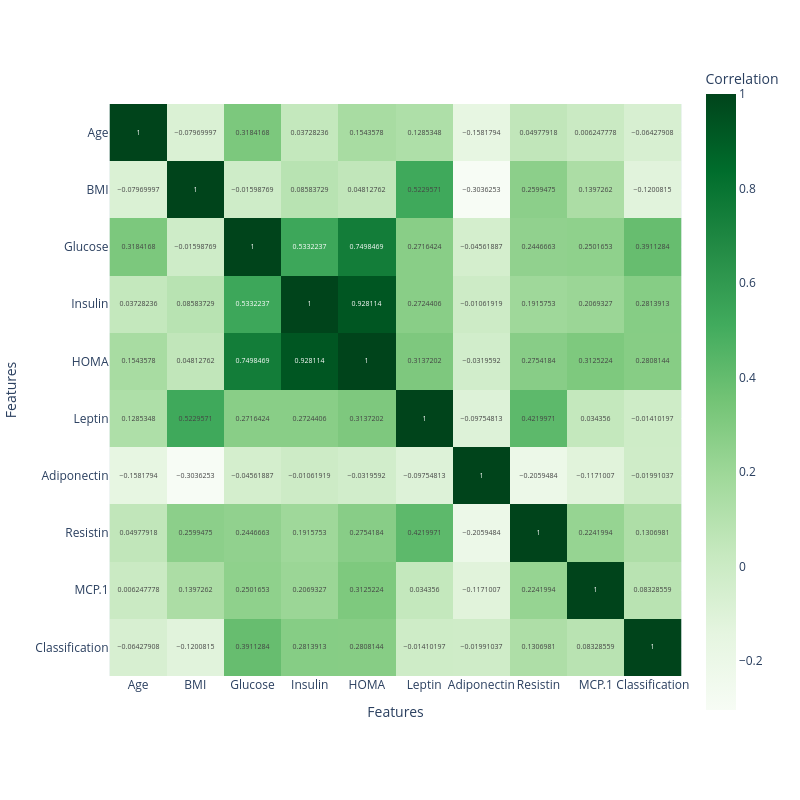

Here is the notebook cell this chart was saved with:
### Markdown cell above
##### Correlation heatmap

### Code cell
# Correlation Matrix Heatmap
# Visualizes pairwise correlations between all features
feature_names = [f for f in train_data.columns]
X = np.array([train_data[f].to_numpy() for f in feature_names])
corr_matrix = np.corrcoef(X)

fig = px.imshow(
    corr_matrix,
    text_auto=True,
    labels=dict(x="Features", y="Features", color="Correlation"),
    x=feature_names,
    y=feature_names,
    width=800,
    height=800,
    color_continuous_scale='Greens'
)
fig.show()

### Figure 1 — Plotly figure (JSON) as saved in the notebook; plotly's stock layout.template omitted (floating-point values rounded to 4 significant figures)
{"data": [{"coloraxis": "coloraxis", "hovertemplate": "Features: %{x}<br>Features: %{y}<br>Correlation: %{z}<extra></extra>", "name": "0", "texttemplate": "%{z}", "type": "heatmap", "x": ["Age", "BMI", "Glucose", "Insulin", "HOMA", "Leptin", "Adiponectin", "Resistin", "MCP.1", "Classification"], "xaxis": "x", "y": ["Age", "BMI", "Glucose", "Insulin", "HOMA", "Leptin", "Adiponectin", "Resistin", "MCP.1", "Classification"], "yaxis": "y", "z": [[1.0, -0.0797, 0.3184, 0.03728, 0.1544, 0.1285, -0.1582, 0.04978, 0.006248, -0.06428], [-0.0797, 1.0, -0.01599, 0.08584, 0.04813, 0.523, -0.3036, 0.2599, 0.1397, -0.1201], [0.3184, -0.01599, 1.0, 0.5332, 0.7498, 0.2716, -0.04562, 0.2447, 0.2502, 0.3911], [0.03728, 0.08584, 0.5332, 1.0, 0.9281, 0.2724, -0.01062, 0.1916, 0.2069, 0.2814], [0.1544, 0.04813, 0.7498, 0.9281, 1.0, 0.3137, -0.03196, 0.2754, 0.3125, 0.2808], [0.1285, 0.523, 0.2716, 0.2724, 0.3137, 1.0, -0.09755, 0.422, 0.03436, -0.0141], [-0.1582, -0.3036, -0.04562, -0.01062, -0.03196, -0.09755, 1.0, -0.2059, -0.1171, -0.01991], [0.04978, 0.2599, 0.2447, 0.1916, 0.2754, 0.422, -0.2059, 1.0, 0.2242, 0.1307], [0.006248, 0.1397, 0.2502, 0.2069, 0.3125, 0.03436, -0.1171, 0.2242, 1.0, 0.08329], [-0.06428, -0.1201, 0.3911, 0.2814, 0.2808, -0.0141, -0.01991, 0.1307, 0.08329, 1.0]]}], "layout": {"coloraxis": {"colorbar": {"title": {"text": "Correlation"}}, "colorscale": [[0, "rgb(247,252,245)"], [0.125, "rgb(229,245,224)"], [0.25, "rgb(199,233,192)"], [0.375, "rgb(161,217,155)"], [0.5, "rgb(116,196,118)"], [0.625, "rgb(65,171,93)"], [0.75, "rgb(35,139,69)"], [0.875, "rgb(0,109,44)"], [1, "rgb(0,68,27)"]]}, "height": 800, "margin": {"t": 60}, "width": 800, "xaxis": {"anchor": "y", "constrain": "domain", "domain": [0, 1], "scaleanchor": "y", "title": {"text": "Features"}}, "yaxis": {"anchor": "x", "autorange": "reversed", "constrain": "domain", "domain": [0, 1], "title": {"text": "Features"}}}}
